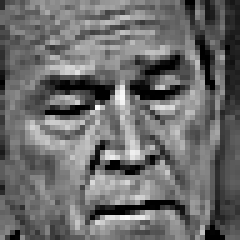
#> input picture Data/angry/angry_017.jpg, 48 x 48 px, found by its file name (shown 5 times larger); its folder holds only this picture in this run
$ python data_visualisation.py
#> lines starting #> are read from the running program, lines starting #| are printed output that depends on the picture
import os
import matplotlib.pyplot as plt
import random
from matplotlib.ticker import NullLocator
from matplotlib.offsetbox import OffsetImage, AnnotationBbox
from PIL import Image
import numpy as np


def plot_histogram(main_directory,subdirectories):

#> called with main_directory = 'Data'
    counts = []
    labels = []

    for subdir in subdirectories:
        subdir_path = os.path.join(main_directory, subdir)
        if os.path.exists(subdir_path) and os.path.isdir(subdir_path):
            file_count = len([f for f in os.listdir(subdir_path) if f.endswith('.jpg') or f.endswith('.png')])  # Adjust file extensions as needed
            counts.append(file_count)
            labels.append(subdir)
    plt.figure(figsize=(8, 6))
    plt.bar(labels, counts, color='blue')
    plt.xlabel('Facial Expression')
    plt.ylabel('Number of Photos')
    plt.title('Number of Photos in Each Facial Expression Category')
    plt.show()
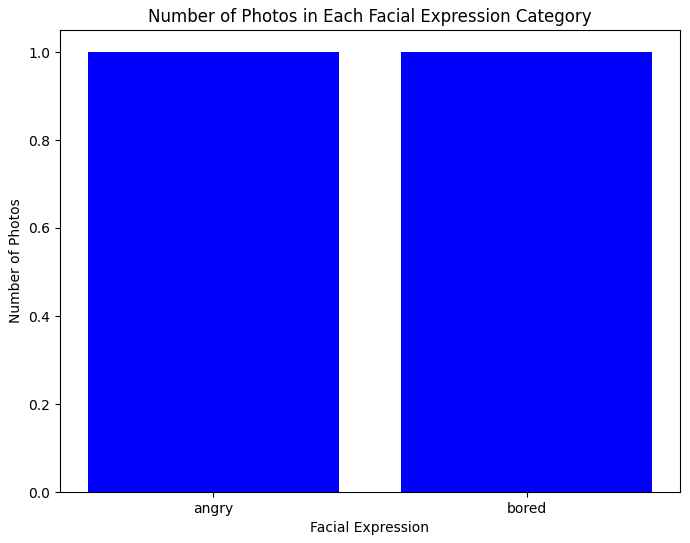
#> figure drawn by matplotlib, 1 panel


def display_random_images(main_directory, subdirectories, num_images_per_class=5):
#> called with main_directory = 'Data', num_images_per_class = 5
    fig, axs = plt.subplots(5, 5, figsize=(8.5, 11))
    plt.subplots_adjust(left=0.01, right=0.99, top=0.99, bottom=0.01)
    randomly_chosen_image_paths=[]

    for i in range(5):
        for j in range(5):
            #random behaviour
            class_name = random.choice(subdirectories)

            subdir_path = os.path.join(main_directory, class_name)

            if os.path.exists(subdir_path) and os.path.isdir(subdir_path):
                image_files = [f for f in os.listdir(subdir_path) if f.lower().endswith(('.jpg', '.png'))]
                random.shuffle(image_files)

                if len(image_files) > 0:
                    image = Image.open(os.path.join(subdir_path, image_files[0]))
                    randomly_chosen_image_paths.append(os.path.join(subdir_path, image_files[0]))

                    axs[i, j].imshow(image,cmap="gray")
                    axs[i, j].axis('off')

    plt.show()
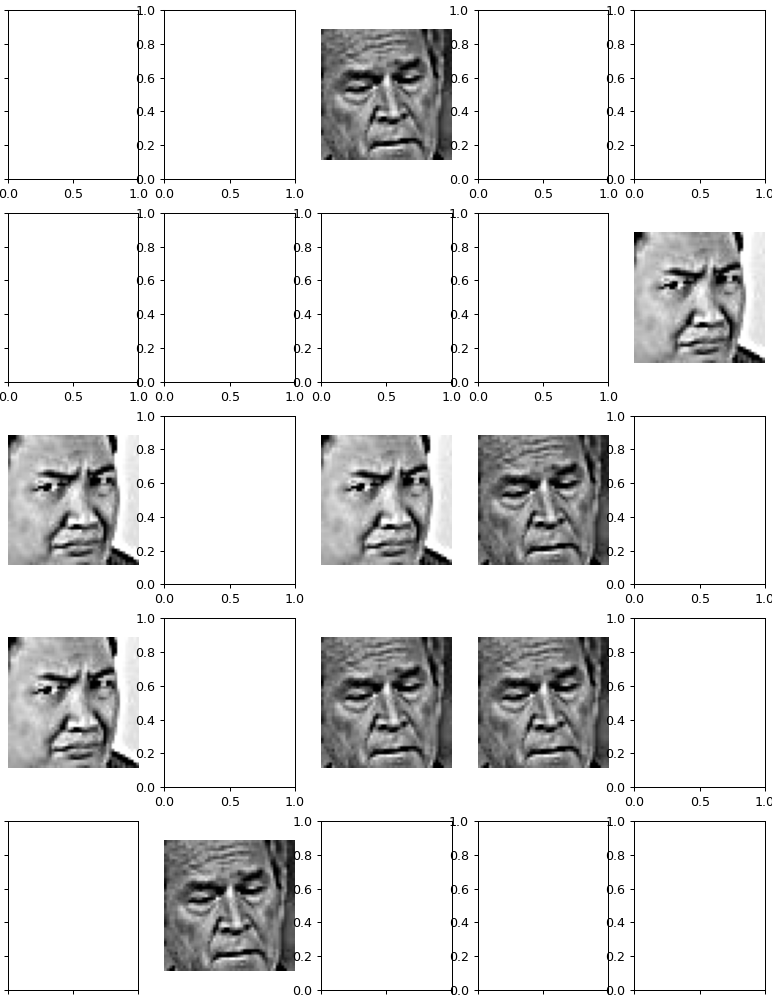
#> figure drawn by matplotlib, 9 panels
    return randomly_chosen_image_paths


def plot_histograms_from_paths(image_paths):
    fig, axs = plt.subplots(5, 5, figsize=(20, 25))
    plt.subplots_adjust(left=0.01, right=0.99, top=0.99, bottom=0.01)
    common_xlabel = "Pixel Intensity"
    common_ylabel = "Frequency"
    fig.text(0.5, 0.00001, common_xlabel, ha='center')
    fig.text(0.00001, 0.5, common_ylabel, va='center', rotation='vertical')


    for i in range(5):
        for j in range(5):
            idx = i * 5 + j
            if idx < len(image_paths):
                image_path = image_paths[idx]
                image = Image.open(image_path)
#> image is the input picture: PIL image 48x48 L; min 0, max 251, mean 107.7
                pixel_values = np.array(image).ravel()

                axs[i, j].hist(pixel_values, bins=50, color='blue', alpha=0.7)


    plt.show()
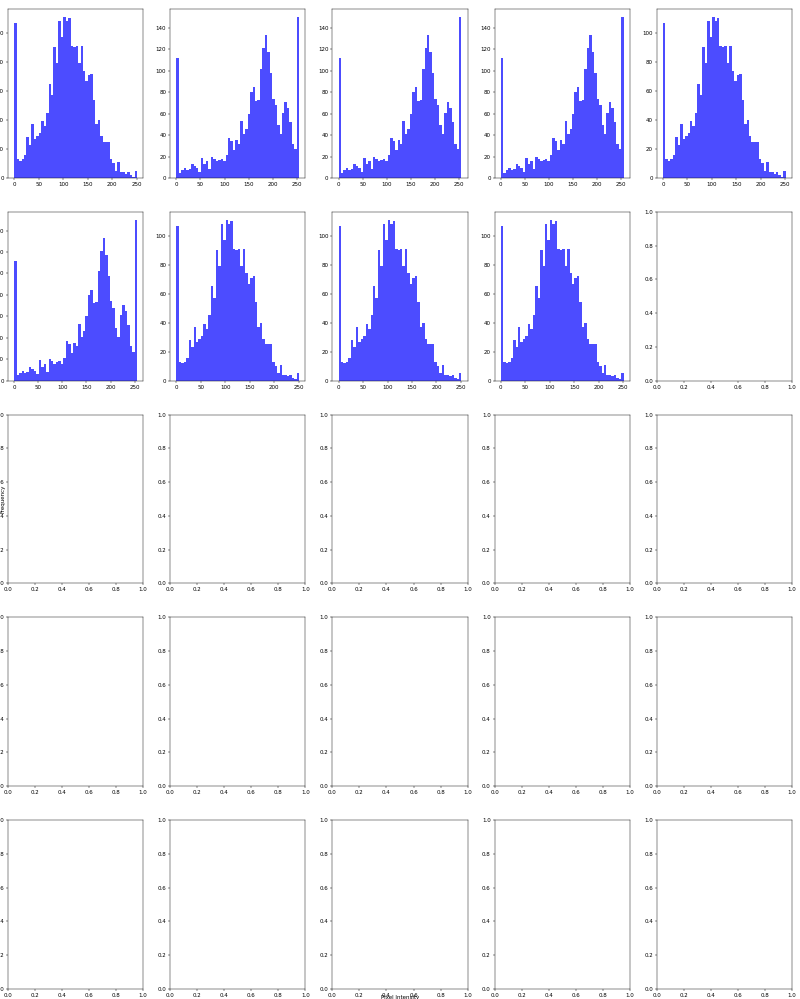
#> figure drawn by matplotlib, 9 panels; panel 1: tallest bar 111 high, from x = 100.4 to 105.4; panel 2: tallest bar 150 high, from x = 249.9 to 255; panel 3: tallest bar 150 high, from x = 249.9 to 255; panel 4: tallest bar 150 high, from x = 249.9 to 255

main_directory = r'Data'
subdirectories = ['angry', 'bored', 'focused', 'neutral']
plot_histogram(main_directory, subdirectories)
chosen_images_paths=display_random_images(main_directory, subdirectories)
plot_histograms_from_paths(chosen_images_paths)
